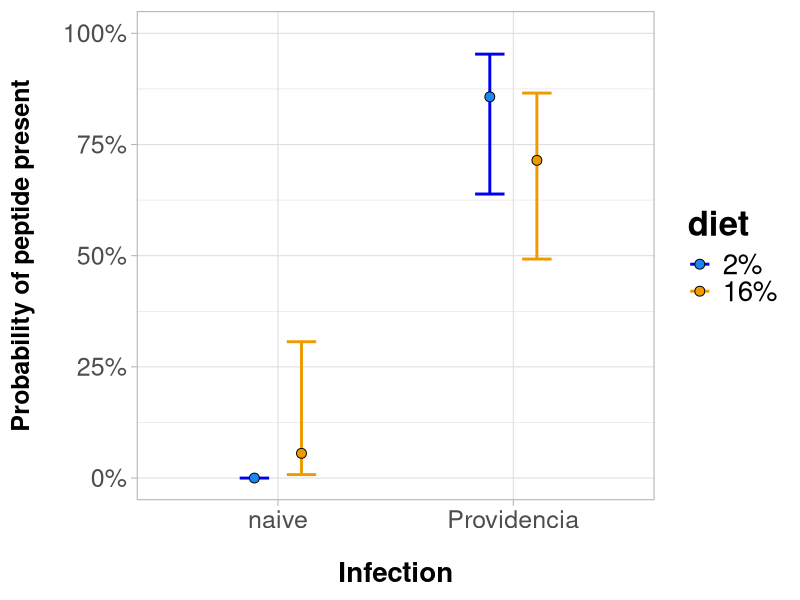

Write R code to recreate this figure. (Note: this script raises an error after producing the figure.)
library(lattice)
library(Hmisc)
library(ggbeeswarm)
library(multcomp)
library(car)
library(lme4)
#likely one of the only packages needed
library(ggplot2)
library(tidyverse)
library(dplyr)
library(emmeans)
library(lme4)
library(dplyr)
#set working directory


#Drosocin pooled blocks without background abs
dro= read.csv("pooled_drosocin.csv", header = T)

#make the numeric # of diet as a factor in the data frame
dro$diet = as.factor(dro$diet)

#assign increasing order of diets
dro$diet <- factor(dro$diet,
                  levels = c("2%", "16%"))

##########################################################################################33

#split Serratia and Providencia infections from each other due to flies being separate experimental blocks
dro_PR <- subset(dro, dro$Block == "A"| dro$Block == "B"| dro$Block == "C")
dro_SM <- subset(dro, dro$Block == "E"| dro$Block == "F"| dro$Block == "G")

##GLM of binomial data to test presence absence of flies with tagged peptide
droPR.glb <- glm(LR ~ diet + infection*diet, data = dro_PR, family = binomial)
summary(droPR.glb)

droPR_emm <- emmeans(droPR.glb, pairwise ~ diet|infection)
droPR_emm

############################################################33
##figure of probability of drosocin appearing in infected P. rettgeri flies

df <- with(dro_PR,
           expand.grid(diet = unique(diet), infection = unique(infection)))

fits <- predict(droPR.glb, newdata = df, se.fit = TRUE)

df# Get odds from modrl
df$probability <- exp(fits$fit) 
df$plus <- exp(fits$fit + 1.96 * fits$se.fit)
df$minus <- exp(fits$fit - 1.96 * fits$se.fit)

# Convert odds to probabilities
df$probability <- df$probability / (1 + df$probability)
df$plus <- df$plus / (1 + df$plus)
df$minus <- df$minus / (1 + df$minus)


# Plot probabilities
droPR_plot<- ggplot(df, aes(infection, probability)) +
  geom_errorbar(aes(ymin = minus, ymax = plus, colour = diet), 
                width = 0.25, size = 1, position = position_dodge(width = 0.4)) +
  geom_point(aes(fill = diet), shape = 21, size = 3, 
             position = position_dodge(width = 0.4)) +
  labs(x = "Infection", y = "Probability of AMP Present")+
  scale_fill_manual(values = c("2%" = "dodgerblue2", "16%" = "orange2"))+
  scale_shape_manual(values = c(15, 16))+
  scale_color_manual(values = c("2%" = "blue2", "16%" = "orange2"))+
  theme_light(base_size = 16) +
  scale_y_continuous(name = "Probability of peptide present", limits = c(0, 1),
                     labels = scales::percent)


droPR_plot +
  theme( #changes font size and face of the title of plot
    #plot.title=element_text(hjust = 0.5,size=14,face="bold"),
    axis.title.x = element_text(size = 20, family= "sans", face = "bold", margin = margin(t = 20, r = 20, b = 00, l = 0)), 
    axis.title.y = element_text(size = 18, family = "sans", face = "bold",margin = margin(t = 0, r = 20, b = 0, l = 0)), 
    axis.text.x = element_text(size = 18, family = "sans"), 
    axis.text.y = element_text(size = 18, family = "sans"),
    legend.text = element_text(size=20),
    #changes tile of legend size and face
    legend.title = element_text(size=25, face = 2))



##### linear mixed effects model looking at difference of Dro peptide between infection and diet
lmer_DPR<- lmer(molar_mass_dro ~ diet * infection + diet +(1|Block), data = dro_PR)


#difference between diet within infection
emm_DPR <- emmeans(lmer_DPR, pairwise~diet|infection)
emm_DPR

#difference between diet within infection
emm_DPR1 <- emmeans(lmer_DPR, pairwise~infection|diet)
emm_DPR1

emm_DPR2 <- emmeans(lmer_DPR,~infection:diet)
cld(emm_DPR2)


dro_box<-ggplot(dro_PR, aes(x=infection, y= Mr_dro, fill= diet))+
  geom_boxplot(outlier.shape = NA)+
  geom_point(pch = 21, aes(shape = Diet), position = position_jitterdodge())+
  scale_fill_manual(values = c("2%" = "dodgerblue2", "16%" = "orange2"))+
  scale_shape_manual(values = c(15, 16))+
  #scale_color_manual(values = c("2%" = "blue2", "16%" = "orange2"))+
  labs(y="Tagged Drosocin (Mr/fly)", x = "Infection", fill = "Sucrose (w/v)")+
  theme_classic()


dro_box + theme( #changes font size and face of the title of plot
  #plot.title=element_text(hjust = 0.5,size=14,face="bold"),
  axis.title.x = element_text(size = 20, family= "sans", face = "bold", margin = margin(t = 20, r = 20, b = 00, l = 0)), 
  axis.title.y = element_text(size = 18, family = "sans", face = "bold",margin = margin(t = 0, r = 20, b = 0, l = 0)), 
  axis.text.x = element_text(size = 18, family = "sans"), 
  axis.text.y = element_text(size = 18, family = "sans"),
  legend.text = element_text(size=20),
  #changes tile of legend size and face
  legend.title = element_text(size=25, face = 2))



################ Serratia-dro           #############################################################3

##GLM of binomial data to test Presence absence of flies with tagged peptide
droSM.glm1 <- glm(LR ~ infection + diet, data = dro_SM, family = binomial )
summary(droSM.glm1)


##figure of probabilities 
df1 <- with(dro_SM,
           expand.grid(diet = unique(diet), infection = unique(infection)))

fits <- predict(droSM.glm1, newdata = df1, se.fit = TRUE)

# Get odds from model
df1$probability <- exp(fits$fit) 
df1$plus <- exp(fits$fit + 1.96 * fits$se.fit)
df1$minus <- exp(fits$fit - 1.96 * fits$se.fit)

# Convert odds to probabilities
df1$probability <- df1$probability / (1 + df1$probability)
df1$plus <- df1$plus / (1 + df1$plus)
df1$minus <- df1$minus / (1 + df1$minus)


# Plot Probabilities
droSM_plot<- ggplot(df1, aes(infection, probability)) +
  geom_errorbar(aes(ymin = minus, ymax = plus, colour = diet), 
                width = 0.25, size = 1, position = position_dodge(width = 0.4)) +
  geom_point(aes(fill = diet), shape = 21, size = 3, 
             position = position_dodge(width = 0.4)) +
  labs(x = "Infection", y = "Probability of AMP Present")+
  scale_fill_manual(values = c("2%" = "dodgerblue2", "16%" = "orange2"))+
  scale_shape_manual(values = c(15, 16))+
  scale_color_manual(values = c("2%" = "blue2", "16%" = "orange2"))+
  theme_light(base_size = 16) +
  scale_y_continuous(name = "Probability of peptide present", limits = c(0, 1),
                     labels = scales::percent)


droSM_plot +
  theme( #changes font size and face of the title of plot
    #plot.title=element_text(hjust = 0.5,size=14,face="bold"),
    axis.title.x = element_text(size = 20, family= "sans", face = "bold", margin = margin(t = 20, r = 20, b = 00, l = 0)), 
    axis.title.y = element_text(size = 18, family = "sans", face = "bold",margin = margin(t = 0, r = 20, b = 0, l = 0)), 
    axis.text.x = element_text(size = 18, family = "sans"), 
    axis.text.y = element_text(size = 18, family = "sans"),
    legend.text = element_text(size=20),
    #changes tile of legend size and face
    legend.title = element_text(size=25, face = 2))

#####linear mixed effects model to test difference of drosocin

lmer_DSM <- lmer(Mr_dro ~ diet *infection + diet + (1|Block), data = dro_SM)

summary(lmer_DSM)

#pairwise comparisons between diet within infection
emm_DSM <- emmeans(lmer_DSM, pairwise~ diet|infection)
emm_DSM


#pairwise comparisons within infection between diet
emm_DSM1 <- emmeans(lmer_DSM, pairwise ~ infection|diet)
emm_DSM1


SMdro_box<-ggplot(dro_SM, aes(x=infection, y= Mr_dro, fill= diet))+
  geom_boxplot(outlier.shape = NA)+
  geom_point(pch = 21, aes(shape = Diet), position = position_jitterdodge())+
  scale_fill_manual(values = c("2%" = "dodgerblue2", "16%" = "orange2"))+
  scale_shape_manual(values = c(15, 16))+
  #scale_color_manual(values = c("2%" = "blue2", "16%" = "orange2"))+
  labs(y="Tagged Drosocin (Mr/fly)", x = "Infection", fill = "Sucrose (w/v)")+
  #scale_y_continuous(limits = c(0, 2500))+
  theme_classic()


SMdro_box + theme( #changes font size and face of the title of plot
  #plot.title=element_text(hjust = 0.5,size=14,face="bold"),
  axis.title.x = element_text(size = 20, family= "sans", face = "bold", margin = margin(t = 20, r = 20, b = 00, l = 0)), 
  axis.title.y = element_text(size = 18, family = "sans", face = "bold",margin = margin(t = 0, r = 20, b = 0, l = 0)), 
  axis.text.x = element_text(size = 18, family = "sans"), 
  axis.text.y = element_text(size = 18, family = "sans"),
  legend.text = element_text(size=20),
  #changes tile of legend size and face
  legend.title = element_text(size=25, face = 2))



#########################################################################################################3
#cecropin pooled sampels
cec =read.csv("Cecropin_pooled_blocks.csv", header = T)

#make the numeric # of diet as a factor in the data frame
cec$diet = as.factor(cec$diet)

#assign increasing order of diets
cec$diet <- factor(cec$diet,
                   levels = c("2%", "16%"))

##sort infected samples into their own data frame
cec_infect <- subset(cec, cec$infection != "naive"   )

## Binomial GLM testing probabilities of flies that have tagged cecropin A1 peptide present 
cec.glm <- glm(LR~diet*infection+diet, data = cec_infect, family = binomial)
cec.gemm <-emmeans(cec.glm, pairwise ~ diet|infection)
cec.gemm




##figure of probabilities 
df2 <- with(cec_infect,
            expand.grid(diet = unique(diet), infection = unique(infection)))

fits2 <- predict(cec.glm, newdata = df2, se.fit = TRUE)

# Get odds from model
df2$probability <- exp(fits2$fit) 
df2$plus <- exp(fits2$fit + 1.96 * fits2$se.fit)
df2$minus <- exp(fits2$fit - 1.96 * fits2$se.fit)

# Convert odds to probabilities
df2$probability <- df2$probability / (1 + df2$probability)
df2$plus <- df2$plus / (1 + df2$plus)
df2$minus <- df2$minus / (1 + df2$minus)


# Plot Probabilities
cec_plot<- ggplot(df2, aes(infection, probability)) +
  geom_errorbar(aes(ymin = minus, ymax = plus, colour = diet), 
                width = 0.25, size = 1, position = position_dodge(width = 0.4)) +
  geom_point(aes(fill = diet), shape = 21, size = 3, 
             position = position_dodge(width = 0.4)) +
  labs(x = "Infection", y = "Probability of AMP Present")+
  scale_fill_manual(values = c("2%" = "dodgerblue2", "16%" = "orange2"))+
  scale_shape_manual(values = c(15, 16))+
  scale_color_manual(values = c("2%" = "blue2", "16%" = "orange2"))+
  theme_classic() +
  scale_y_continuous(name = "Probability of peptide present", limits = c(0, 1),
                     labels = scales::percent)


cec_plot +
  theme( #changes font size and face of the title of plot
    #plot.title=element_text(hjust = 0.5,size=14,face="bold"),
    axis.title.x = element_text(size = 20, family= "sans", face = "bold", margin = margin(t = 20, r = 20, b = 00, l = 0)), 
    axis.title.y = element_text(size = 18, family = "sans", face = "bold",margin = margin(t = 0, r = 20, b = 0, l = 0)), 
    axis.text.x = element_text(size = 18, family = "sans"), 
    axis.text.y = element_text(size = 18, family = "sans"),
    legend.text = element_text(size=20),
    #changes tile of legend size and face
    legend.title = element_text(size=25, face = 2))

##glm testing difference in CecA1 levels in samples with detecable CecA1

#sort samples with detectable CecA1
cec_LR <- subset(cec_infect, cec_infect$LR == 1)

cec.in.glm1 <- glm(Mr_cec ~ diet * infection +diet, data = cec_LR)
summary(cec.in.glm1)

#pairwise comparisons between diet within infections
cec.in.emm1 <- emmeans(cec.in.glm1, pairwise ~ diet|infection)
cec.in.emm1


cec_box<-ggplot(cec_LR, aes(x=infection, y= Mr_cec, fill= diet))+
  geom_boxplot(outlier.shape = NA)+
  geom_point(pch = 21, aes(shape = Diet), position = position_jitterdodge())+
  scale_fill_manual(values = c("2%" = "dodgerblue2", "16%" = "orange2"))+
  scale_shape_manual(values = c(15, 16))+
  #scale_color_manual(values = c("2%" = "blue2", "16%" = "orange2"))+
  labs(y="Tagged Cecropin (Mr/fly)", x = "Infection", fill = "Sucrose (w/v)")+
  theme_classic()


cec_box + #ggtitle(Drosocin_title)+
  theme(
    #changes font size and face of the title of plot
    plot.title=element_text(hjust = 0.5,size=14,face="bold"),
    #edits the line thickness and color of x and y axis
    axis.line = element_line(size = 1.5),
    #edits the thickness of tick marks on x and y axis
    axis.ticks = element_line(size =1.5, color ="black"),
    #moves tick marks from outside to inside using - number for unit
    axis.ticks.length = unit(-.25, "cm"),
    #changes siz and bold face of x and y axis units
    axis.text = element_text(size = 18, face= 1.5),
    #changes size and bold face of title of axes
    axis.title = element_text(size = 20, face = 2),
    #changes the size and face of the legend text
    legend.text = element_text(size=20),
    #changes tile of legend size and face
    legend.title = element_text(size=22, face = 2),
    #changes margins of axis title and axis text
    axis.title.y = element_text(margin = margin(t = 0, r = 20, b = 0, l = 0)),
    axis.title.x = element_text(margin = margin(t = 20, r = 20, b = 00, l = 0)),
    panel.spacing = unit(3, "cm"))
